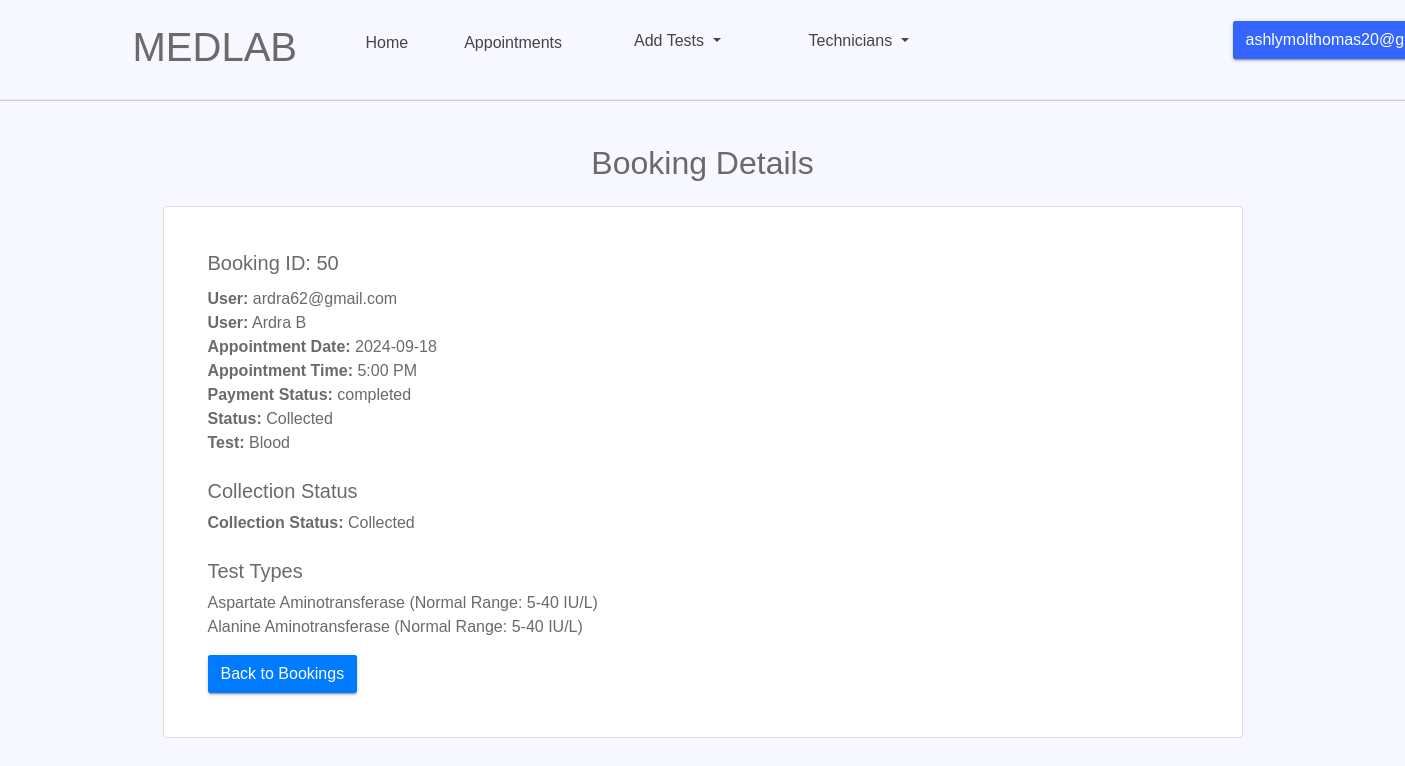
Before: /view_booking_details/50/ (signed in) with the older database file.
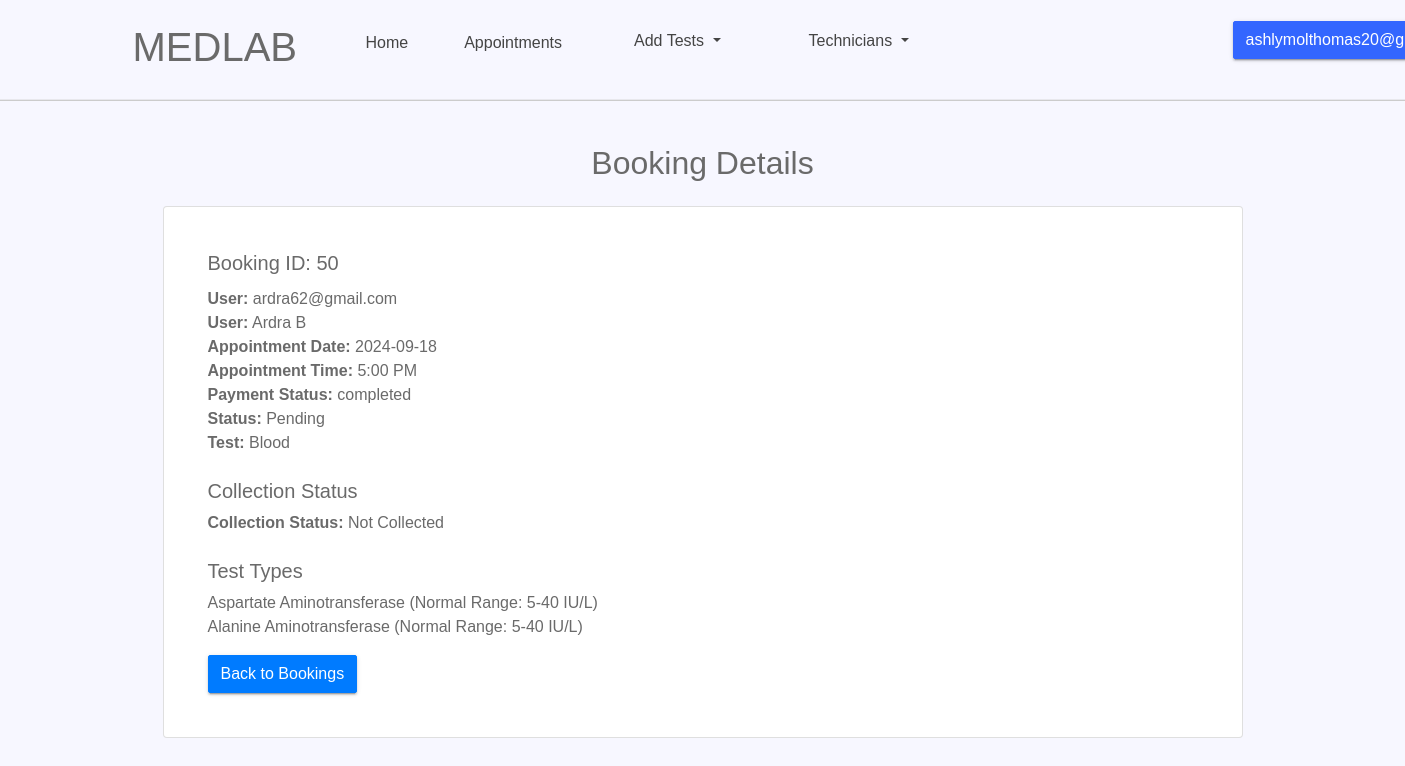
After: the same page with the newer database file.
### myapp/models.py (models this page shows, shortened)
class Booking(models.Model):
    user = models.ForeignKey(settings.AUTH_USER_MODEL, on_delete=models.CASCADE)
    appointment_date = models.DateField()
    appointment_time = models.TimeField()
    STATUS_CHOICES = [
        ('pending', 'Pending'),
        ('scheduled', 'Scheduled'),
        ('collected', 'Collected'),
        ('test done', 'Test Done'),
    ]
    status = models.CharField(max_length=20, choices=STATUS_CHOICES, default='pending')
    test = models.ForeignKey(TestName, on_delete=models.CASCADE)
    test_types = models.ManyToManyField(TestType, related_name='bookings')
    home_collection = models.ForeignKey(
        HomeCollection,
        on_delete=models.SET_NULL,  # Allows the reference to be null if no home collection is involved
        null=True,
        blank=True,
        related_name='bookings'
    )

class User(AbstractUser):
    GENDER_CHOICES = [
        ('male', 'Male'),
        ('female', 'Female'),
        ('other', 'Other'),
    ]
    gender = models.CharField(
        max_length=10,
        blank=True,
        choices=GENDER_CHOICES
    )
    dob = models.DateField(null=True, blank=True)
    phone = models.CharField(max_length=15, null=True, blank=True)
    email = models.EmailField(unique=True)  # Ensure email is unique
    role = models.IntegerField(default=0)
    face_image = models.ImageField(upload_to='face_images/', null=True, blank=True)

class TestName(models.Model):
    name_id = models.AutoField(primary_key=True)
    test_name = models.CharField(max_length=50)
    lad_id = models.ForeignKey(UserProfile, on_delete=models.CASCADE)
    def __str__(self):
        return self.test_name

### myapp/views.py (the view)
# urls.py: path('view_booking_details/<int:booking_id>/', views.view_booking_details, name='view_booking_details'),
@never_cache
@login_required
def view_booking_details(request, booking_id):
    booking = get_object_or_404(Booking, pk=booking_id)
    payment = Payment.objects.filter(booking=booking).first()  # Get the first payment related to the booking
    payment_status = payment.status if payment else 'Not Paid'  # Default to 'Not Paid' if no payment exists
    test_types = booking.test_types.all()
    collection_status = CollectionStatus.objects.filter(booking=booking).first()  # Get the collection status
    is_collected = collection_status.is_collected if collection_status else False  # Default to False if no status exists
    context = {
        'booking': booking,
        'test_types': test_types,
        'payment_status': payment_status,  # Include payment status in the context
        'is_collected': is_collected,  # Include collection status in the context
    }
    return render(request, 'lab/view_booking_details.html', context)

### templates/lab/view_booking_details.html (shortened to what the changed rows need)
{% load static %}
<!doctype html>
<html lang="en">
<head>
    <link rel="stylesheet" href="{% static 'assets/css/bootstrap.min.css' %}">
    <link rel="stylesheet" href="{% static 'assets/css/fontawsom-all.min.css' %}">
    <link rel="stylesheet" href="{% static 'assets/plugins/slider/css/owl.carousel.min.css' %}">
    <link rel="stylesheet" href="{% static 'assets/plugins/slider/css/owl.theme.default.css' %}">
    <link rel="stylesheet" type="text/css" href="{% static 'assets/css/style.css' %}" />
</head>
<body>
    <header>
        <div id="nav-head" class="header-nav">
            <div class="container">
                <div class="row">
                    <div class="col-lg-2 col-md-3 no-padding col-sm-12 nav-img">
                        <h1 class="logo"style="margin-top: 20px;">MEDLAB</h1>
                    </div>
                </div>
            </div>
        </div>
    </header>
    <br><br><br><br><div class="container mt-5">
        <div class="container mt-5">
            <h2 class="text-center mb-4">Booking Details</h2>
            <div class="card p-4">
                <div class="card-body">
                    <h5 class="card-title">Booking ID: {{ booking.id }}</h5>
                    <p class="card-text"><strong>User:</strong> {{ booking.user }}</p>
                    <p class="card-text"><strong>User:</strong> {{ booking.user.first_name }} {{ booking.user.last_name }}</p>
                    <p class="card-text"><strong>Appointment Date:</strong> {{ booking.appointment_date|date:"Y-m-d" }}</p>
                    <p class="card-text"><strong>Appointment Time:</strong> {{ booking.appointment_time|time:"g:i A" }}</p>
                    <p class="card-text"><strong>Payment Status:</strong> {{ payment_status }}</p>
                    <p class="card-text"><strong>Status:</strong> {{ booking.get_status_display }}</p>
                    <p class="card-text"><strong>Test:</strong> {{ booking.test }}</p>
                    <h5 class="mt-4">Collection Status</h5>
                    <p class="card-text">
                        <strong>Collection Status:</strong>
                        {% if is_collected %}
                            Collected
                        {% else %}
                            Not Collected
                        {% endif %}
                    </p>
                    <h5 class="mt-4">Test Types</h5>
                    <ul>
                        {% for test_type in test_types %}
                        <li>{{ test_type.tests_names }} (Normal Range: {{ test_type.normal_range }})</li>
                        {% endfor %}
                    </ul>
                    <a href="{% url 'labindex' %}" class="btn btn-primary mt-3">Back to Bookings</a>
                </div>
            </div>
        </div>
        </div>
</body>
</html>

Changed rows visible on the page:
changed Booking "5:00 PM": status "Collected" → "Pending"
Other visible differences:
text no longer shown: "Collected"
text now shown: "Not Collected"
